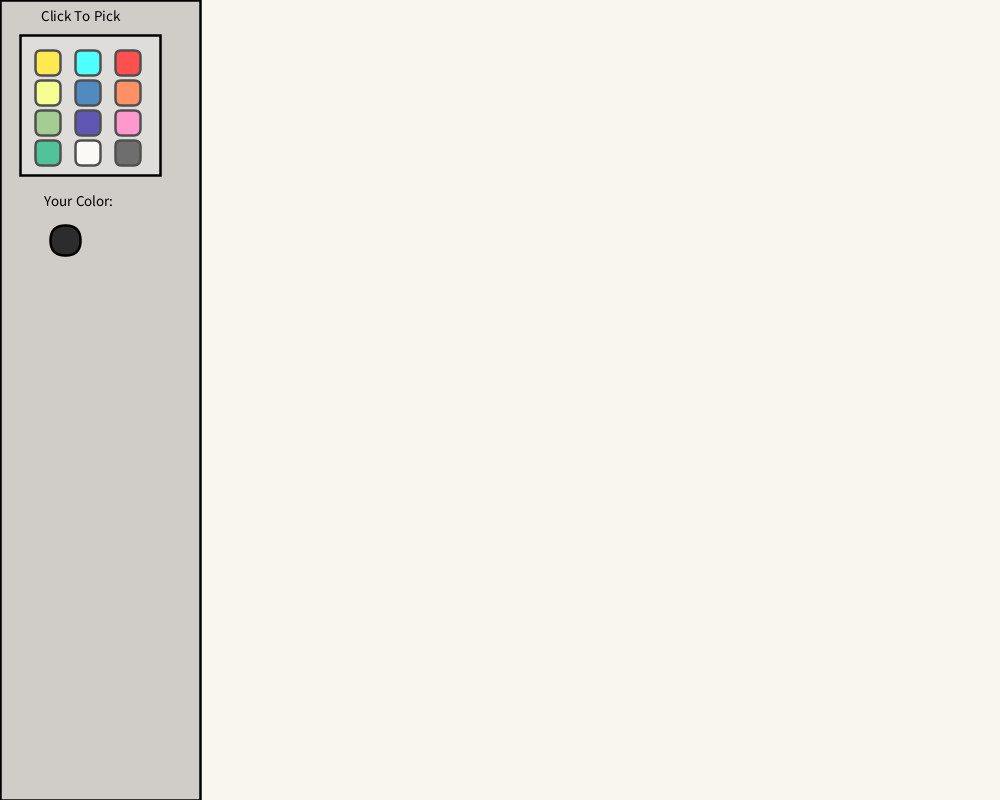
Frame 1 (no input)
Frame 60 (the mouse pressed at the canvas centre just before this capture): identical to frame 1, image omitted
Frame 120 (the mouse held since frame 60 and released just before this capture): identical to frame 1, image omitted

The Processing sketch that drew this single still picture (run headless with seeded random() and noise(); from frame 60 on, the mouse is pressed at the canvas centre):

// Processing sketch: Project4_SketchPad
// ── Project4_SketchPad.pde
//Unit 4 Project!
//Cheng Cheng

//Colors
//essential primaries
color warmYellow= #FFDF00;
color coolYellow = #F1FF5E;
color white =  #F9F6F0;
color cyan =   #00FFFF;
color warmBlue = #180A8F;
color coolBlue= #0055A4;
//Earth Tones
color brightRed = #FF0000;
color brightOrange = #FF5F1F;
color warmGreen  = #7BB661;
color coolGreen = #00A86B;
//white and black
color pink =  #FF69B4;
color ivoryBlack = #2C2C2C;
//Variables
color selectedColor = ivoryBlack;
color[] palette;
void setup() {
  palette = new color[]{warmYellow, cyan, brightRed, coolYellow, coolBlue, brightOrange, warmGreen, warmBlue, pink, coolGreen, white, ivoryBlack};




  size(1000, 800);
}


void draw() {
  background (white);
  strokeWeight(2.5);
  //Left Panel
  fill(100, 70);
  rect(0, 0, 200, 800);


  //draw the palette
  for (int i = 0; i < 3; i++) {

    int x = 35 + (i * (25 + 15));
    int y = 50;
    fill(palette[i]);
    rect(x, y, 25, 25, 6.7);
  }

  for (int i = 3; i < 6; i++) {

    int x = 35 + ((i-3) * (25 + 15));
    int y = 80;
    fill(palette[i]);
    rect(x, y, 25, 25, 6.7);
  }
  for (int i = 6; i < 9; i++) {

    int x = 35 + ((i-6) * (25 + 15));
    int y = 110;
    fill(palette[i]);
    rect(x, y, 25, 25, 6.7);
  }
  for (int i = 9; i < 12; i++) {

    int x = 35 + ((i-9) * (25 + 15));
    int y = 140;
    fill(palette[i]);
    rect(x, y, 25, 25, 6.7);
  }

  //palette panel
  fill(0);
  textSize(15);
  textAlign(CENTER, CENTER);
  text("Click To Pick", 80, 15);
  fill(255, 80);
  square(20, 35, 140);
  //indicator
  fill(selectedColor);
  rect(50, 225, 30,30,50);
  fill(0);


  text("Your Color: ", 80, 200);
}

void mouseDragged() {
}

void mousePressed() {
  for (int i = 0; i < 12; i++) {
    int col = i % 3;
    int row = i / 3;

    float x = 35 + (col * 40);
    float y = 50 + (row * 30);

    // Check if the mouse is inside this specific square
    if (mouseX > x && mouseX < x + 25 && mouseY > y && mouseY < y + 25) {
      selectedColor = palette[i];
    }
  }
}
